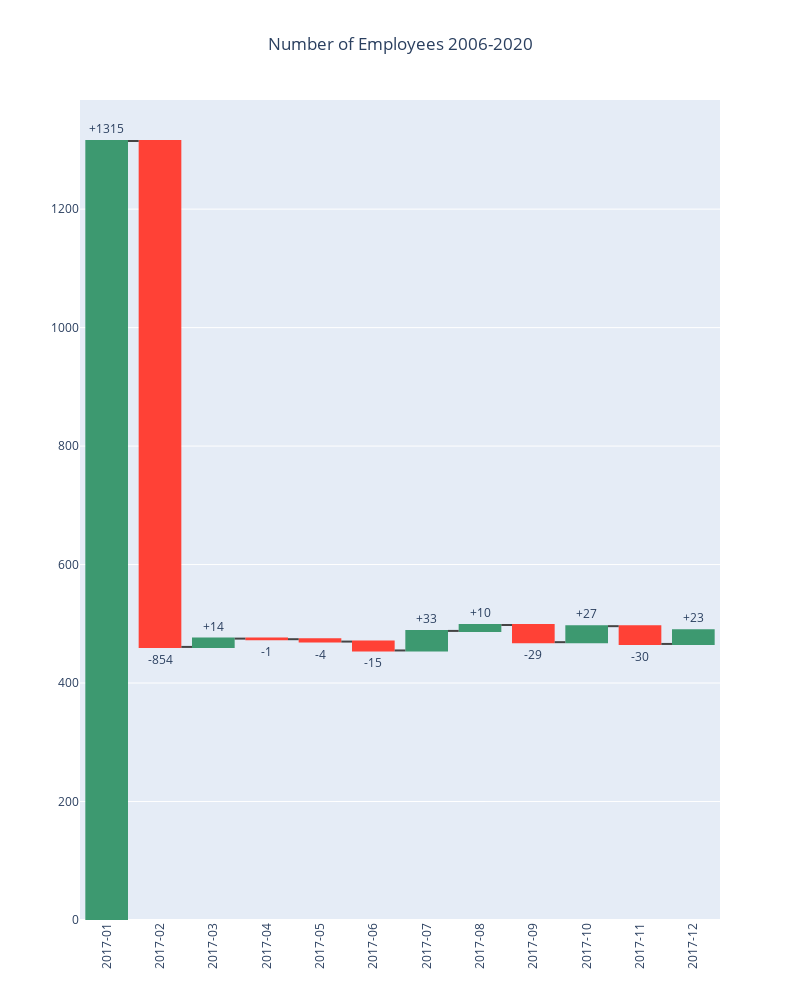

Source (notebook cell):
### Code cell
# atur layout untuk figure
my_layout = go.Layout(
    title='Number of Employees 2006-2020',
    title_x=0.5,
    width=800,
    height=1000,
    xaxis= dict(dtick=1)            # step untuk x ticks
)

# buat figure
fig = go.Figure(layout= my_layout)

# buat watefall plot
waterfall = go.Waterfall(
    x= list(df_januari['current_order_month'].astype(str)),                    # tambah tahun terbaru (2021)       
    y= list(df_januari['change']),     # total karyawan 2021: 194
    measure= measures,                              # measure 2021: 'total'
    orientation= 'v',
    text= label,
    textposition= 'outside'
)

# masukkan waterfall plot ke dalam fig
fig.add_trace(waterfall)

# atur yaxes
fig.update_xaxes(tickangle= -90,type='category')
# fig.update_xaxes

fig.show()

### Figure 1 — Plotly figure (JSON) as saved in the notebook; plotly's stock layout.template omitted (floating-point values rounded to 4 significant figures)
{"data": [{"measure": ["relative", "relative", "relative", "relative", "relative", "relative", "relative", "relative", "relative", "relative", "relative", "relative"], "orientation": "v", "text": ["+1315", "-854", "+14", "-1", "-4", "-15", "+33", "+10", "-29", "+27", "-30", "+23", "489"], "textposition": "outside", "type": "waterfall", "x": ["2017-01", "2017-02", "2017-03", "2017-04", "2017-05", "2017-06", "2017-07", "2017-08", "2017-09", "2017-10", "2017-11", "2017-12"], "y": [1315, -854, 14, -1, -4, -15, 33, 10, -29, 27, -30, 23]}], "layout": {"height": 1000, "title": {"text": "Number of Employees 2006-2020", "x": 0.5}, "width": 800, "xaxis": {"dtick": 1, "tickangle": -90, "type": "category"}}}
